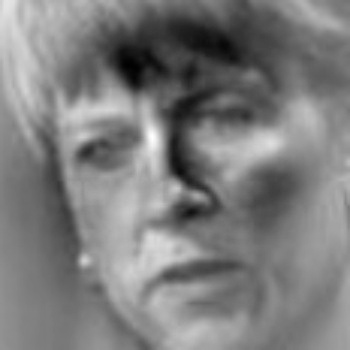
#> input picture Sandipayan_Augmented_Images/Augmented_FN_batch_0_file_281.jpg, 350 x 350 px, given in place of ., which was not available; the run also reads 1 picture not shown here
$ python -i 218.py   (imports and definitions only)   (older library calls are emulated)
#> lines starting #> are read from the running program, lines starting #| are printed output that depends on the picture; pictures that were not available may be replaced by others from this repository, and a replacement may not be noted
from scipy import ndimage
from scipy import misc
import numpy as np
from glob import glob
from collections import Iterable

# create a list of all images in directory
images = glob('*.jpg')
# [1 line not run here, left out]

def apply_transformations(images):
    for i in range(len(images)):
        img = misc.imread(images[i])
#> img is the input picture: shape (350, 350, 3); min 0, max 255, mean 124.8
        # flip up-down
        flip_ud_img = np.flipud(img)
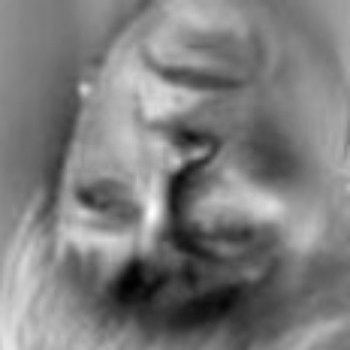
#> flip_ud_img: shape (350, 350, 3); min 0, max 255, mean 124.8
        misc.imsave('flipped_%06d.jpg' %i, flip_ud_img)
        # rotate 30 degrees
        rotate30_img = ndimage.rotate(img, 30)
        misc.imsave('rotated30_%06d.jpg' %i, rotate30_img)
        # rotate 45 degrees
        rotate45_img = ndimage.rotate(img, 45)
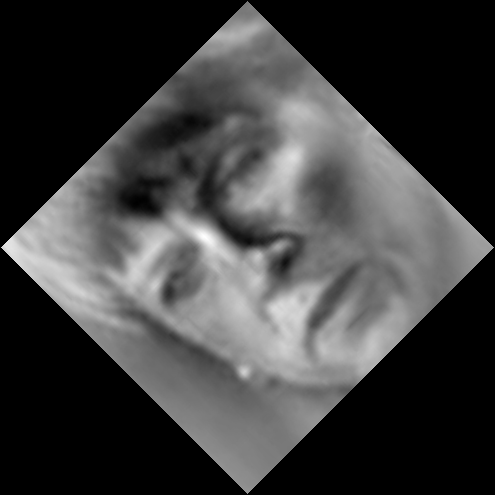
#> rotate45_img: shape (495, 495, 3); min 0, max 255, mean 61.8
        misc.imsave('rotated45_%06d.jpg' %i, rotate45_img)
        # rotate 60 degrees
        rotate60_img = ndimage.rotate(img, 60)
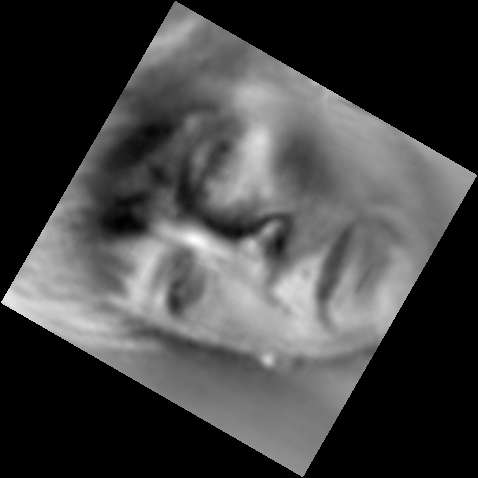
#> rotate60_img: shape (478, 478, 3); min 0, max 255, mean 66.5
        misc.imsave('rotated60_%06d.jpg' %i, rotate60_img)
        # rotate 90 degrees
        rotate90_img = ndimage.rotate(img, 90)
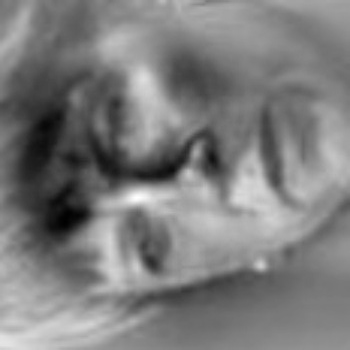
#> rotate90_img: shape (350, 350, 3); min 0, max 255, mean 124.8
        misc.imsave('rotated90_%06d.jpg' %i, rotate90_img)
        # rotate  105 degrees
        rotate105_img = ndimage.rotate(img, 105)
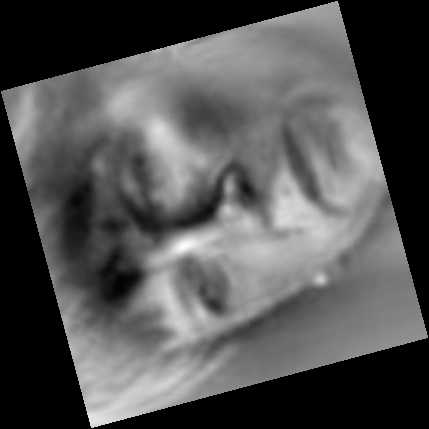
#> rotate105_img: shape (429, 429, 3); min 0, max 255, mean 82.5
        misc.imsave('rotated105_%06d.jpg' %i, rotate105_img)
        # rotate 120 degrees
        rotate120_img = ndimage.rotate(img, 120)
        misc.imsave('rotated120_%06d.jpg' %i, rotate120_img)
        # rotate 135 degrees
        rotate145_img = ndimage.rotate(img, 135)
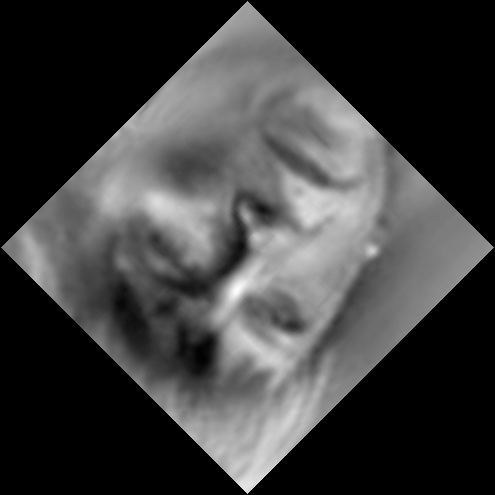
#> rotate145_img: shape (495, 495, 3); min 0, max 255, mean 61.8
        misc.imsave('rotated135_%06d.jpg' %i, rotate145_img)
        # rotate 150 degrees
        rotate160_img = ndimage.rotate(img, 150)
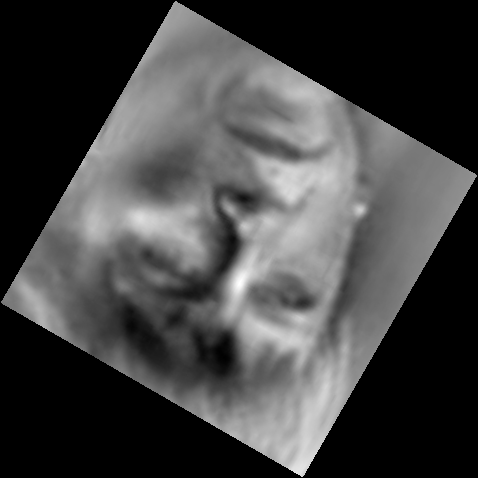
#> rotate160_img: shape (478, 478, 3); min 0, max 255, mean 66.5
        misc.imsave('rotated150_%06d.jpg' %i, rotate160_img)
        # blurring
        blurred_img = ndimage.gaussian_filter(img, 4)
        misc.imsave('blurred_%06d.jpg' %i, blurred_img)

#> (the run stopped early here; a loop or call above may not have finished)
